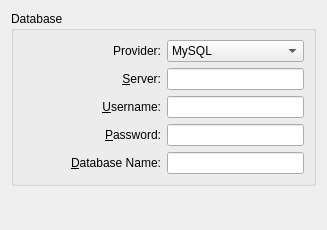
<?xml version="1.0" encoding="UTF-8"?>
<ui version="4.0">
 <class>prefs_db</class>
 <widget class="QWidget" name="prefs_db">
  <property name="geometry">
   <rect>
    <x>0</x>
    <y>0</y>
    <width>323</width>
    <height>230</height>
   </rect>
  </property>
  <property name="windowTitle">
   <string>Form</string>
  </property>
  <layout class="QVBoxLayout" name="verticalLayout">
   <item>
    <widget class="QGroupBox" name="groupBox">
     <property name="title">
      <string>Database</string>
     </property>
     <layout class="QGridLayout" name="gridLayout">
      <item row="0" column="0">
       <widget class="QLabel" name="lbl_provider">
        <property name="text">
         <string>Provider:</string>
        </property>
        <property name="alignment">
         <set>Qt::AlignRight|Qt::AlignTrailing|Qt::AlignVCenter</set>
        </property>
       </widget>
      </item>
      <item row="0" column="1">
       <widget class="QComboBox" name="kcfg_editDBProvider">
        <item>
         <property name="text">
          <string>MySQL</string>
         </property>
        </item>
        <item>
         <property name="text">
          <string>PostgreSQL</string>
         </property>
        </item>
       </widget>
      </item>
      <item row="1" column="0">
       <widget class="QLabel" name="label">
        <property name="text">
         <string>&amp;Server:</string>
        </property>
        <property name="alignment">
         <set>Qt::AlignRight|Qt::AlignTrailing|Qt::AlignVCenter</set>
        </property>
        <property name="buddy">
         <cstring>kcfg_editDBServer</cstring>
        </property>
       </widget>
      </item>
      <item row="1" column="1">
       <widget class="QLineEdit" name="kcfg_editDBServer"/>
      </item>
      <item row="2" column="0">
       <widget class="QLabel" name="label_2">
        <property name="text">
         <string>&amp;Username:</string>
        </property>
        <property name="alignment">
         <set>Qt::AlignRight|Qt::AlignTrailing|Qt::AlignVCenter</set>
        </property>
        <property name="buddy">
         <cstring>kcfg_editDBUsername</cstring>
        </property>
       </widget>
      </item>
      <item row="2" column="1">
       <widget class="QLineEdit" name="kcfg_editDBUsername"/>
      </item>
      <item row="3" column="0">
       <widget class="QLabel" name="label_3">
        <property name="text">
         <string>&amp;Password:</string>
        </property>
        <property name="alignment">
         <set>Qt::AlignRight|Qt::AlignTrailing|Qt::AlignVCenter</set>
        </property>
        <property name="buddy">
         <cstring>kcfg_editDBPassword</cstring>
        </property>
       </widget>
      </item>
      <item row="3" column="1">
       <widget class="QLineEdit" name="kcfg_editDBPassword">
        <property name="inputMask">
         <string/>
        </property>
        <property name="echoMode">
         <enum>QLineEdit::Password</enum>
        </property>
       </widget>
      </item>
      <item row="4" column="0">
       <widget class="QLabel" name="label_4">
        <property name="sizePolicy">
         <sizepolicy hsizetype="MinimumExpanding" vsizetype="Minimum">
          <horstretch>0</horstretch>
          <verstretch>0</verstretch>
         </sizepolicy>
        </property>
        <property name="text">
         <string>&amp;Database Name:</string>
        </property>
        <property name="alignment">
         <set>Qt::AlignRight|Qt::AlignTrailing|Qt::AlignVCenter</set>
        </property>
        <property name="buddy">
         <cstring>kcfg_editDBName</cstring>
        </property>
       </widget>
      </item>
      <item row="4" column="1">
       <widget class="QLineEdit" name="kcfg_editDBName"/>
      </item>
     </layout>
    </widget>
   </item>
   <item>
    <spacer>
     <property name="orientation">
      <enum>Qt::Vertical</enum>
     </property>
     <property name="sizeHint" stdset="0">
      <size>
       <width>305</width>
       <height>41</height>
      </size>
     </property>
    </spacer>
   </item>
  </layout>
 </widget>
 <resources/>
 <connections/>
</ui>
